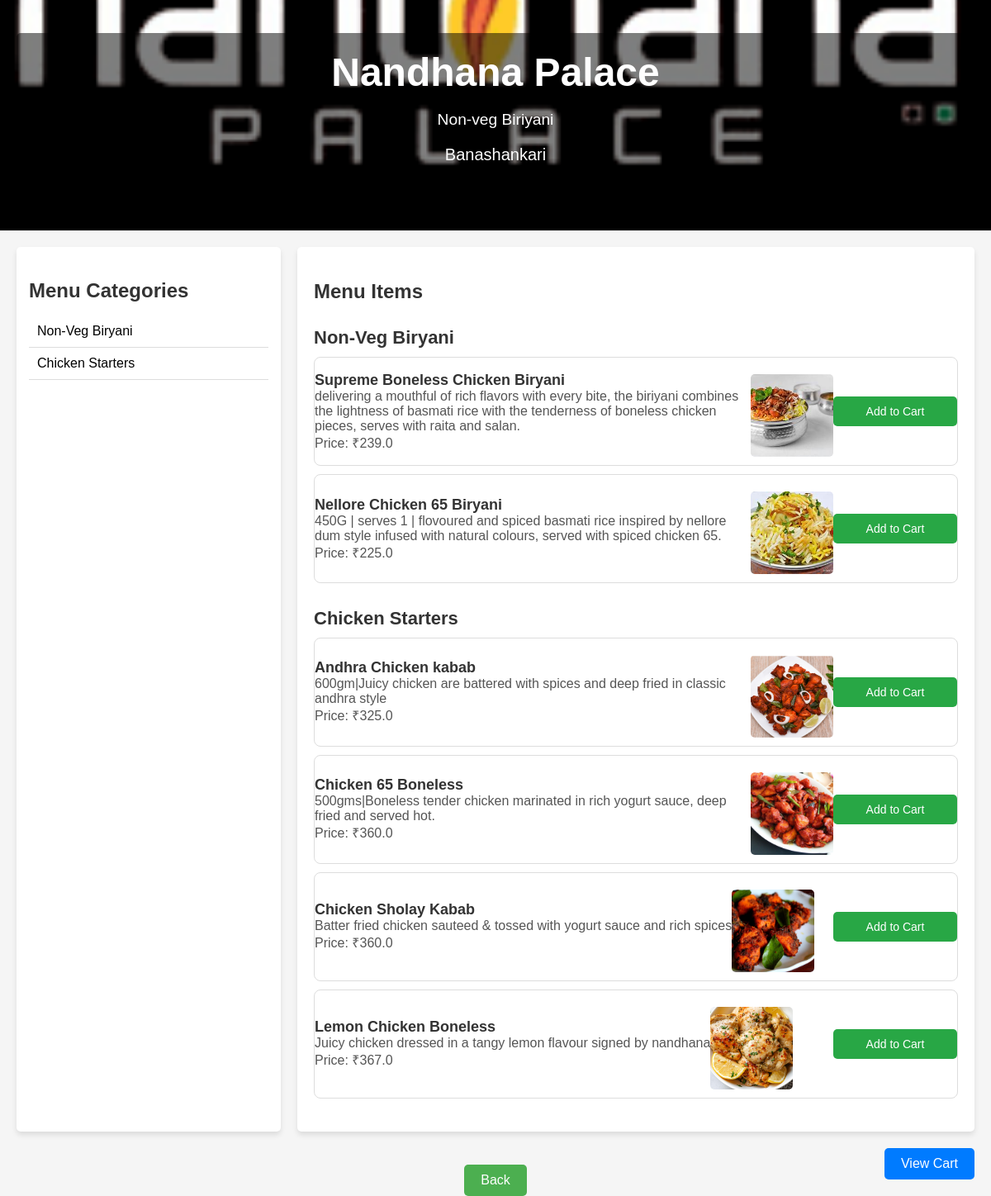
Screenshot of /restaurant/2 with the database file from the repository.
### models/database.py (models this page shows, shortened)
class Restaurant(db.Model):
    __tablename__ = 'restaurants'
    id = db.Column(db.Integer, primary_key=True)
    name = db.Column(db.String(100), nullable=False)
    cuisine = db.Column(db.String(100), nullable=False)
    address = db.Column(db.String(200), nullable=False)
    rating = db.Column(db.Float, nullable=False)
    image_url = db.Column(db.String(200))
    menus = db.relationship('Menu', backref='restaurant', lazy=True, cascade="all, delete")

class Menu(db.Model):
    __tablename__ = 'menus'
    id = db.Column(db.Integer, primary_key=True)
    name = db.Column(db.String(100), nullable=False)
    description = db.Column(db.String(500), nullable=False)
    price = db.Column(db.Float, nullable=False)
    category = db.Column(db.String(100), nullable=False)
    restaurant_id = db.Column(db.Integer, db.ForeignKey('restaurants.id'), nullable=False)
    img_url = db.Column(db.String(200))

### app.py (the view)
@app.route('/restaurant/<int:restaurant_id>')
def restaurant_details(restaurant_id):
    restaurant = Restaurant.query.get_or_404(restaurant_id)
    menu_items = Menu.query.filter_by(restaurant_id=restaurant_id).all()
    return render_template(
        'restaurant_details.html',
        restaurant=restaurant,
        menu_items=menu_items,
        image_url=restaurant.image_url
    )

### templates/restaurant_details.html (shortened to what this page needs)
<!DOCTYPE html>
<html lang="en">
<head>
    <link rel="stylesheet" href="/static/restaurant_details.css">
</head>
<body>
    <header class="header" style="background-image: url('{{ restaurant.image_url }}');">
        <div class="overlay">
            <h1>{{ restaurant.name }}</h1>
            <p style="font-size: larger;">{{ restaurant.cuisine }}</p>
            <p>{{ restaurant.address }}</p>
        </div>
    </header>
    <section class="menu-section">
        <div class="menu-categories">
            <h3>Menu Categories</h3>
            <ul id="category-list">
                {% if menu_items %}
                    {% for category in menu_items | map(attribute='category') | unique %}
                        <li onclick="filterMenu('{{ category }}')">{{ category }}</li>
                    {% endfor %}
                {% else %}
                    <p>No menu categories available</p>
                {% endif %}
            </ul>
        </div>
        <div class="menu-items">
            <h2>Menu Items</h2>
            <div id="menu-content">
                {% if menu_items %}
                    {% for category in menu_items | map(attribute='category') | unique %}
                        <div class="menu-category" id="category-{{ category }}" style="display: none;">
                            <h4>{{ category }}</h4>
                            <div class="menu-items-list">
                                {% for item in menu_items if item.category == category %}
                                    <div class="menu-item">
                                        <div>
                                            <p><strong>{{ item.name }}</strong></p>
                                            <p>{{ item.description }}</p>
                                            <p>Price: ₹{{ item.price }}</p>
                                        </div>
                                        <img src="{{ url_for('static', filename=item.img_url) }}" alt="{{ item.name }}">
                                        <button class="add-to-cart" onclick="addToCart('{{ item.id }}')">Add to Cart</button>
                                    </div>
                                {% endfor %}
                            </div>
                        </div>
                    {% endfor %}
                {% else %}
                    <p>No menu items available</p>
                {% endif %}
            </div>
        </div>
    </section>
    <section class="back-to-index-section" style="text-align: center; margin-top: 20px;">
        <a href="/" class="back-btn" style="display: inline-block; padding: 10px 20px; background-color: #4CAF50; color: white; text-align: center; text-decoration: none; border-radius: 5px; font-size: 16px; transition: background-color 0.3s;">
            Back
        </a>
        <a href="/cart" class="view-cart-btn" style="position: fixed; bottom: 20px; right: 20px; padding: 10px 20px; background-color: #007BFF; color: white; text-decoration: none; border-radius: 5px;">
            View Cart
        </a>
    </section>
</body>
</html>

### static/restaurant_details.css (style rules this page uses)
body { font-family: Arial, sans-serif; margin: 0; padding: 0; background-color: #f5f5f5; }
.header { position: relative; background-size: cover; background-position: center; color: white; padding: 40px 20px; text-align: center; }
.header .overlay { background-color: rgba(0, 0, 0, 0.5); padding: 20px; border-radius: 5px; }
.header h1 { margin: 0; font-size: 3rem; }
.header p { font-size: 1.25rem; }
.menu-section { display: flex; flex-wrap: wrap; padding: 20px; }
.menu-categories { width: 25%; background-color: #fff; padding: 15px; margin-right: 20px; border-radius: 5px; box-shadow: 0 4px 6px rgba(0, 0, 0, 0.1); }
.menu-categories h3 { color: #333; font-size: 1.5rem; margin-bottom: 10px; }
.menu-categories ul { list-style: none; padding: 0; }
.menu-categories li { padding: 10px; cursor: pointer; border-bottom: 1px solid #ddd; transition: background-color 0.3s; }
.menu-items { flex: 1; background-color: #fff; padding: 20px; border-radius: 5px; box-shadow: 0 4px 6px rgba(0, 0, 0, 0.1); }
.menu-items h2 { color: #333; margin-bottom: 20px; }
.menu-category { margin-bottom: 20px; }
.menu-item { margin-bottom: 10px; padding: 10px; background-color: #f9f9f9; border-radius: 5px; border: 1px solid #ddd; }
.menu-item p { margin: 0; color: #333; }
.menu-item { border: 1px solid #ddd; padding: 15px; margin-bottom: 20px; border-radius: 8px; transition: transform 0.2s, background-color 0.2s; cursor: pointer; background-color: #fff; }
.menu-item p { font-size: 18px; margin: 0; font-family: 'Arial', sans-serif; }
.menu-item p:nth-child(2), .menu-item p:nth-child(3) { font-size: 16px; color: #555; }
.menu-item img { width: 100px; height: 100px; border-radius: 5px; margin-top: 10px; }
.menu-category h4 { font-size: 22px; margin-bottom: 10px; font-family: 'Arial', sans-serif; color: #333; }

### templates/restaurant_details.html (style rules this page uses)
.menu-item { display: flex; justify-content: space-between; align-items: center; border-bottom: 1px solid #ddd; padding: 10px 0; margin: 10px 0; }
.menu-item p { margin: 0; }
.menu-item img { max-width: 100px; max-height: 100px; object-fit: cover; }
.add-to-cart { padding: 10px 20px; background-color: #28a745; color: white; border: none; border-radius: 5px; font-size: 14px; cursor: pointer; transition: background-color 0.3s ease; text-align: center; width: 150px; }
.menu-item .add-to-cart { flex-shrink: 0; margin-left: auto; }

### rows the page displays
Restaurant: image_url (picture), name "Nandhana Palace", cuisine "Non-veg Biriyani", address "Banashankari"
Menu: category "Non-Veg Biryani", name "Supreme Boneless Chicken Biryani", description "delivering a mouthful of rich flavors with every bite, the biriyani combines the lightness of basmati rice with the tenderness of boneless chicken pieces, serves with raita and salan.", price "239.0", img_url (placeholder picture)
Menu: category "Chicken Starters", name "Andhra Chicken kabab", description "600gm|Juicy chicken are battered with spices and deep fried in classic andhra style", price "325.0", img_url (picture)
Menu: name "Nellore Chicken 65 Biryani", description "450G | serves 1 | flovoured and spiced basmati rice inspired by nellore dum style infused with natural colours, served with spiced chicken 65.", price "225.0", img_url (picture)
Menu: name "Chicken 65 Boneless", description "500gms|Boneless tender chicken marinated in rich yogurt sauce, deep fried and served hot.", price "360.0", img_url (picture)
Menu: name "Chicken Sholay Kabab", description "Batter fried chicken sauteed & tossed with yogurt sauce and rich spices", price "360.0", img_url (picture)
Menu: name "Lemon Chicken Boneless", description "Juicy chicken dressed in a tangy lemon flavour signed by nandhana", price "367.0", img_url (picture)
